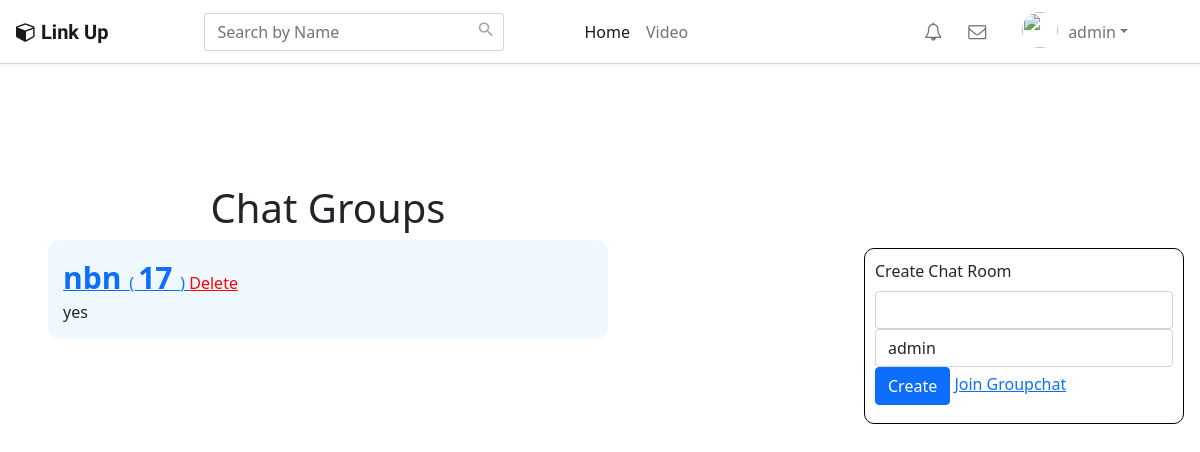
The page /groupchat/index.php (signed in) on the database its author committed.
### tables this page shows
CREATE TABLE `chat_room` (
  `id` int(20) NOT NULL,
  `name` varchar(30) NOT NULL,
  `room_name` varchar(100) NOT NULL
);

### groupchat/insert.php (the view, shortened to what this page needs)
<?php
include 'config.php';
$name = $_SESSION['name'];
$sql="SELECT * FROM chat_room where name = '$name' ";
$result = $conn->query($sql);
if ($result->num_rows > 0) {
    while($row = $result->fetch_assoc()) {
      $id = "" .$row['id'] . "";
      $room_name = "" .$row['room_name'] . "";
      echo "<div class='messagee'>  <p> <a href= 'display.php?user_id= $id &room_name=$room_name'  >
        <strong>" . $row["room_name"] . " </strong>  ( <strong>  " . $row["id"] . " </strong>) </a>  "  ;
        echo " <a href ='deletechat.php?user_id= $id' style='color:red;'> Delete </a>";
      $iddd = "".$row['id']. "";
      $sqll="SELECT name, max(chats) as msg  from  `groupchat` where chat_room = '$iddd' AND name ='$name' ";
      $resultt = $conn->query($sqll);
      if ($resultt->num_rows > 0) {
          while($rows = $resultt->fetch_assoc()) {
            echo "<a href=''>" ;
            echo " <br>  <a>" . $rows["msg"] ." </a>  </p> "  ;
            echo "</a> </div>";
          }
      }
    }
}
?>

### client/assets/css/landing_page.css (style rules this page uses)
body { background-color: #f0f2f5 }

### groupchat/insert.php (style rules this page uses)
p { background-color: aliceblue; padding: 15px; border-radius: 11px; display: list-item; }
strong { font-size:30px; }

### groupchat/index.php (style rules this page uses)
body { background-color:#ededed; }

### rows shown on the page
chat_room: room_name "nbn", id "17", msg "yes"

### other values the page prints
$_SESSION["username"] "admin"
$name "admin"
